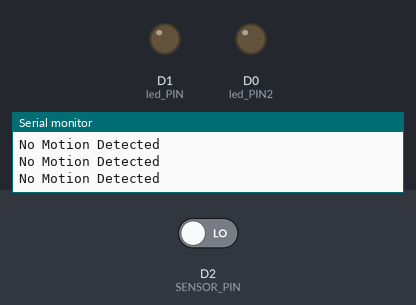
A sketch run on a simulated ESP8266 (NodeMCU). Parts: output pins drawn as LEDs (lit = HIGH), the last lines printed to the serial monitor. The inputs (shaded band) are chosen by the test bench; at power-on: D2 (SENSOR_PIN) LOW.

Above: at 4.8 s.
4.9 s: D2 (SENSOR_PIN) driven HIGH
At 7.2 s:
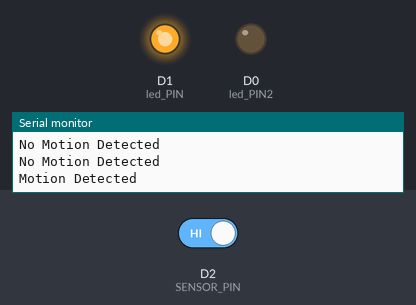
7.6 s: D2 (SENSOR_PIN) driven LOW
At 8.9 s:
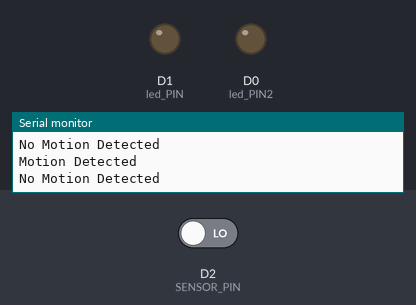
Timing chart, 0 to 10.6 s (numbered marks = the images above; inputs shaded):
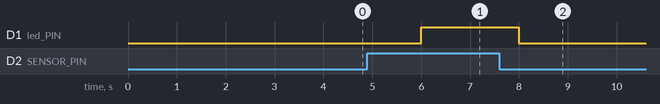

Measured:
- after the input at 4.9 s, D1 (led_PIN): LOW → HIGH after 1.1 s
- after the input at 7.6 s, D1 (led_PIN): HIGH → LOW after 0.40 s

The sketch:

PIR_Sensor.ino
```cpp
#define SENSOR_PIN D2
#define led_PIN D1
#define led_PIN2 D0


void setup() {

  pinMode(SENSOR_PIN,INPUT);
  pinMode(led_PIN,OUTPUT);
  pinMode(led_PIN2,OUTPUT);
  Serial.begin(9600);

}

void loop() {
 int motion=digitalRead(SENSOR_PIN);

 if(motion){
  Serial.println("Motion Detected");
  digitalWrite(led_PIN,HIGH);
  delay(2000);
 }
else{
   Serial.println("No Motion Detected");
   digitalWrite(led_PIN,LOW);
  delay(2000);
}


}
```
